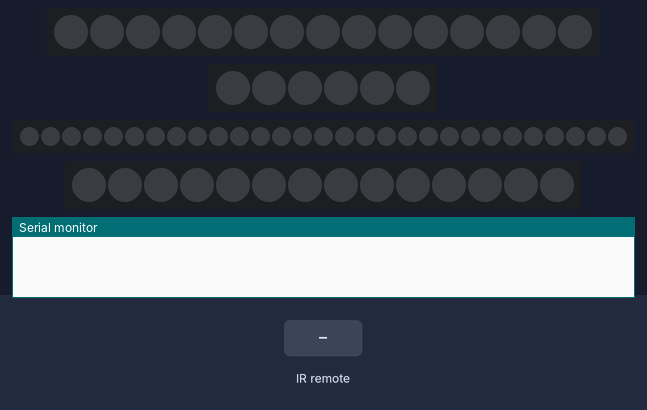
Bench run of a sketch on a simulated Arduino Uno, built with avr-gcc and run on an emulated ATmega328P. On the bench: 15 RGB LEDs in strip order, left to right, 6 RGB LEDs in strip order, left to right, 29 RGB LEDs in strip order, left to right, 14 RGB LEDs in strip order, left to right, the last lines printed to the serial monitor. The test bench sets the inputs (shaded band). Dim RGB values are drawn brighter than linear.

Above: at 1.2 s.
1.3 s: infrared code 0xFD08F7 received
At 1.45 s:
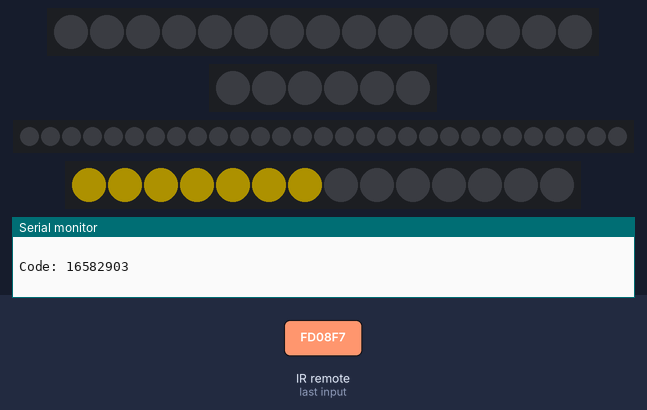
3.7 s: infrared code 0xFD48B7 received
At 4.1 s:
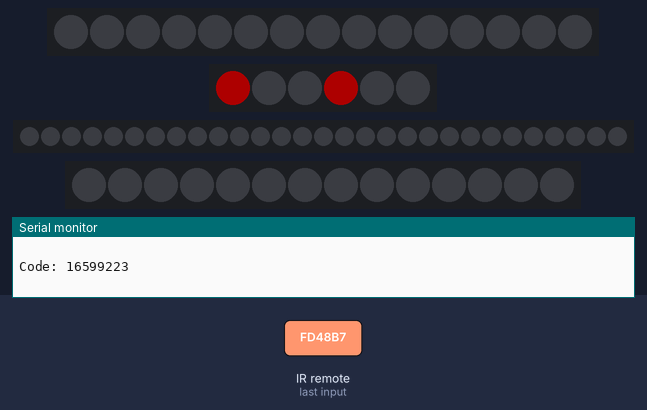
Timing chart, 0 to 12.7 s (numbered marks = the images above; inputs shaded):
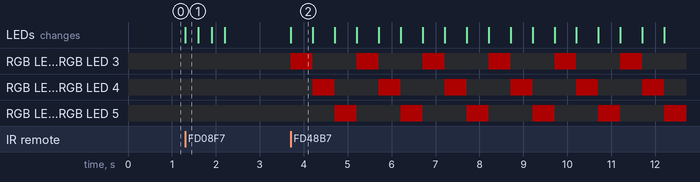

The sketch:

IRvest.ino
```cpp
#include <IRremote.h> //including infrared remote header file
#include <Adafruit_NeoPixel.h>

int RECV_PIN = 2; // the pin where you connect the output pin of IR sensor
IRrecv irrecv(RECV_PIN);
decode_results results;

#define ledPin4 3
#define ledCount4 14 //turning
Adafruit_NeoPixel strip4 (ledCount4, ledPin4, NEO_GRB + NEO_KHZ800);

#define ledPin2 4
#define ledCount2 6  //front
Adafruit_NeoPixel strip2 (ledCount2, ledPin2, NEO_GRB + NEO_KHZ800);

#define ledPin3 5
#define ledCount3 29  //heartbeat
Adafruit_NeoPixel strip3 (ledCount3, ledPin3, NEO_GRB + NEO_KHZ800);

#define ledPin1 6
#define ledCount1 15  //calorie
Adafruit_NeoPixel strip1 (ledCount1, ledPin1, NEO_GRB + NEO_KHZ800);


void setup() {
  Serial.begin(9600);
  irrecv.enableIRIn();

  strip1.begin();
  strip1.show();
  strip1.setBrightness(50);

  strip2.begin();
  strip2.show();
  strip2.setBrightness(50);

  strip3.begin();
  strip3.show();
  strip3.setBrightness(50);

  strip4.begin();
  strip4.show();
  strip4.setBrightness(50);

}

void loop() {
  if (irrecv.decode(&results)){
    int readResults = results.value;
    Serial.println(" ");
    Serial.print("Code: ");
    Serial.println(results.value);
    Serial.println(" ");

    //pin1
    if(results.value == 16582903){
      for (int i = 0; i < 2; i++) {
         strip4.fill(strip4.Color(255,215,0), 0, 7);
         strip4.show();
         delay(300);

         strip4.fill(strip4.Color(0,0,0),0, 7);
         strip4.show();
         delay(300);
      }
     }

    //pin off
//    if(results.value == 16580863){
//        strip1.fill(strip1.Color(0,0,0), 7, ledCount1);
//        strip1.show();
//      }

    //pin2
     if(results.value == 16615543){
        for (int i = 0; i < 2; i++) {
         strip4.fill(strip4.Color(255,215,0), 7, ledCount4);
         strip4.show();
         delay(300);

         strip4.fill(strip4.Color(0,0,0),7, ledCount4);
         strip4.show();
         delay(300);
      }
      }

     //pin3
     if(results.value == 16599223){
        theaterChase(strip2.Color(255,0,0), 500);
        strip2.show();

        theaterChase(strip3.Color(255,0,0), 500);
        strip3.show();
      }
    irrecv.resume();

   }

}

void theaterChase(uint32_t color, int wait) {
  for(int a=0; a<30; a++) {  // Repeat 30 times...
    for(int b=0; b<3; b++) { //  'b' counts from 0 to 2...
      strip2.clear();         //   Set all pixels in RAM to 0 (off)
      // 'c' counts up from 'b' to end of strip in steps of 3...
      for(int c=b; c<strip2.numPixels(); c += 3) {
        strip2.setPixelColor(c, color); // Set pixel 'c' to value 'color'
      }
      strip2.show(); // Update strip with new contents
      delay(wait);  // Pause for a moment
    }
  }
}

//void CalorieStrip(){
//  strip2.clear();
//  strip2.setPixelColor(14, strip1.Color(0, 255, 0));
//  strip2.setPixelColor(13, strip1.Color(0, 255, 0));
//  strip2.setPixelColor(12, strip1.Color(0, 255, 0));
//  strip2.setPixelColor(11, strip1.Color(128, 255, 0));
//  strip2.setPixelColor(10, strip1.Color(128, 255, 0));
//  strip2.setPixelColor(9, strip1.Color(128, 255, 0));
//  strip2.setPixelColor(8, strip1.Color(255, 255, 0));
//  strip2.setPixelColor(7, strip1.Color(255, 255, 0));
//  strip2.setPixelColor(6, strip1.Color(255, 255, 0));
//  strip2.setPixelColor(5, strip1.Color(255, 64, 0));
//  strip2.setPixelColor(4, strip1.Color(255, 64, 0));
//  strip2.setPixelColor(3, strip1.Color(255, 64, 0));
//  strip2.setPixelColor(2, strip1.Color(255, 0, 0));
//  strip2.setPixelColor(1, strip1.Color(255, 0, 0));
//  strip2.setPixelColor(0, strip1.Color(255, 0, 0));
//
//  if (abs(v) > 5){  //改变if中的值来使卡路里灯在合适的速度下才开始消失
//    moveTime = moveTime + 1;
//    if (moveTime > 50000){
//      moveTime = 50001;
//      strip2.setPixelColor(14, strip1.Color(0, 0, 0));
//      strip2.setPixelColor(13, strip1.Color(0, 0, 0));
//      strip2.setPixelColor(12, strip1.Color(0, 0, 0));
//      strip2.setPixelColor(11, strip1.Color(0, 0, 0));
//      strip2.setPixelColor(10, strip1.Color(0, 0, 0));
//      strip2.setPixelColor(9, strip1.Color(0, 0, 0));
//      strip2.setPixelColor(8, strip1.Color(0, 0, 0));
//      strip2.setPixelColor(7, strip1.Color(0, 0, 0));
//      strip2.setPixelColor(6, strip1.Color(0, 0, 0));
//      strip2.setPixelColor(5, strip1.Color(0, 0, 0));
//      strip2.setPixelColor(4, strip1.Color(0, 0, 0));
//      strip2.setPixelColor(3, strip1.Color(0, 0, 0));
//      strip2.setPixelColor(2, strip1.Color(0, 0, 0));
//      strip2.setPixelColor(1, strip1.Color(0, 0, 0));
//      strip2.setPixelColor(0, strip1.Color(0, 0, 0));
//    }else if (moveTime > 40000){
//      strip2.setPixelColor(14, strip1.Color(0, 255, 0));
//      strip2.setPixelColor(13, strip1.Color(0, 255, 0));
//      strip2.setPixelColor(12, strip1.Color(0, 255, 0));
//      strip2.setPixelColor(11, strip1.Color(0, 0, 0));
//      strip2.setPixelColor(10, strip1.Color(0, 0, 0));
//      strip2.setPixelColor(9, strip1.Color(0, 0, 0));
//      strip2.setPixelColor(8, strip1.Color(0, 0, 0));
//      strip2.setPixelColor(7, strip1.Color(0, 0, 0));
//      strip2.setPixelColor(6, strip1.Color(0, 0, 0));
//      strip2.setPixelColor(5, strip1.Color(0, 0, 0));
//      strip2.setPixelColor(4, strip1.Color(0, 0, 0));
//      strip2.setPixelColor(3, strip1.Color(0, 0, 0));
//      strip2.setPixelColor(2, strip1.Color(0, 0, 0));
//      strip2.setPixelColor(1, strip1.Color(0, 0, 0));
//      strip2.setPixelColor(0, strip1.Color(0, 0, 0));
//    }else if (moveTime > 30000){
//      strip2.setPixelColor(14, strip1.Color(0, 255, 0));
//      strip2.setPixelColor(13, strip1.Color(0, 255, 0));
//      strip2.setPixelColor(12, strip1.Color(0, 255, 0));
//      strip2.setPixelColor(11, strip1.Color(128, 255, 0));
//      strip2.setPixelColor(10, strip1.Color(128, 255, 0));
//      strip2.setPixelColor(9, strip1.Color(128, 255, 0));
//      strip2.setPixelColor(8, strip1.Color(0, 0, 0));
//      strip2.setPixelColor(7, strip1.Color(0, 0, 0));
//      strip2.setPixelColor(6, strip1.Color(0, 0, 0));
//      strip2.setPixelColor(5, strip1.Color(0, 0, 0));
//      strip2.setPixelColor(4, strip1.Color(0, 0, 0));
//      strip2.setPixelColor(3, strip1.Color(0, 0, 0));
//      strip2.setPixelColor(2, strip1.Color(0, 0, 0));
//      strip2.setPixelColor(1, strip1.Color(0, 0, 0));
//      strip2.setPixelColor(0, strip1.Color(0, 0, 0));
//    }else if (moveTime > 20000){
//      strip2.setPixelColor(14, strip1.Color(0, 255, 0));
//      strip2.setPixelColor(13, strip1.Color(0, 255, 0));
//      strip2.setPixelColor(12, strip1.Color(0, 255, 0));
//      strip2.setPixelColor(11, strip1.Color(128, 255, 0));
//      strip2.setPixelColor(10, strip1.Color(128, 255, 0));
//      strip2.setPixelColor(9, strip1.Color(128, 255, 0));
//      strip2.setPixelColor(8, strip1.Color(255, 255, 0));
//      strip2.setPixelColor(7, strip1.Color(255, 255, 0));
//      strip2.setPixelColor(6, strip1.Color(255, 255, 0));
//      strip2.setPixelColor(5, strip1.Color(0, 0, 0));
//      strip2.setPixelColor(4, strip1.Color(0, 0, 0));
//      strip2.setPixelColor(3, strip1.Color(0, 0, 0));
//      strip2.setPixelColor(2, strip1.Color(0, 0, 0));
//      strip2.setPixelColor(1, strip1.Color(0, 0, 0));
//      strip2.setPixelColor(0, strip1.Color(0, 0, 0));
//    }else if (moveTime > 10000){
//      strip2.setPixelColor(14, strip1.Color(0, 255, 0));
//      strip2.setPixelColor(13, strip1.Color(0, 255, 0));
//      strip2.setPixelColor(12, strip1.Color(0, 255, 0));
//      strip2.setPixelColor(11, strip1.Color(128, 255, 0));
//      strip2.setPixelColor(10, strip1.Color(128, 255, 0));
//      strip2.setPixelColor(9, strip1.Color(128, 255, 0));
//      strip2.setPixelColor(8, strip1.Color(255, 255, 0));
//      strip2.setPixelColor(7, strip1.Color(255, 255, 0));
//      strip2.setPixelColor(6, strip1.Color(255, 255, 0));
//      strip2.setPixelColor(5, strip1.Color(255, 64, 0));
//      strip2.setPixelColor(4, strip1.Color(255, 64, 0));
//      strip2.setPixelColor(3, strip1.Color(255, 64, 0));
//      strip2.setPixelColor(2, strip1.Color(0, 0, 0));
//      strip2.setPixelColor(1, strip1.Color(0, 0, 0));
//      strip2.setPixelColor(0, strip1.Color(0, 0, 0));
//    }else{
//      strip2.setPixelColor(14, strip1.Color(0, 255, 0));
//      strip2.setPixelColor(13, strip1.Color(0, 255, 0));
//      strip2.setPixelColor(12, strip1.Color(0, 255, 0));
//      strip2.setPixelColor(11, strip1.Color(128, 255, 0));
//      strip2.setPixelColor(10, strip1.Color(128, 255, 0));
//      strip2.setPixelColor(9, strip1.Color(128, 255, 0));
//      strip2.setPixelColor(8, strip1.Color(255, 255, 0));
//      strip2.setPixelColor(7, strip1.Color(255, 255, 0));
//      strip2.setPixelColor(6, strip1.Color(255, 255, 0));
//      strip2.setPixelColor(5, strip1.Color(255, 64, 0));
//      strip2.setPixelColor(4, strip1.Color(255, 64, 0));
//      strip2.setPixelColor(3, strip1.Color(255, 64, 0));
//      strip2.setPixelColor(2, strip1.Color(255, 0, 0));
//      strip2.setPixelColor(1, strip1.Color(255, 0, 0));
//      strip2.setPixelColor(0, strip1.Color(255, 0, 0));
//    }
//  }else{
//    moveTime = moveTime;
//    if (moveTime > 50000){
//      strip2.setPixelColor(14, strip1.Color(0, 0, 0));
//      strip2.setPixelColor(13, strip1.Color(0, 0, 0));
//      strip2.setPixelColor(12, strip1.Color(0, 0, 0));
//      strip2.setPixelColor(11, strip1.Color(0, 0, 0));
//      strip2.setPixelColor(10, strip1.Color(0, 0, 0));
//      strip2.setPixelColor(9, strip1.Color(0, 0, 0));
//      strip2.setPixelColor(8, strip1.Color(0, 0, 0));
//      strip2.setPixelColor(7, strip1.Color(0, 0, 0));
//      strip2.setPixelColor(6, strip1.Color(0, 0, 0));
//      strip2.setPixelColor(5, strip1.Color(0, 0, 0));
//      strip2.setPixelColor(4, strip1.Color(0, 0, 0));
//      strip2.setPixelColor(3, strip1.Color(0, 0, 0));
//      strip2.setPixelColor(2, strip1.Color(0, 0, 0));
//      strip2.setPixelColor(1, strip1.Color(0, 0, 0));
//      strip2.setPixelColor(0, strip1.Color(0, 0, 0));
//    }else if (moveTime > 40000){
//      strip2.setPixelColor(14, strip1.Color(0, 255, 0));
//      strip2.setPixelColor(13, strip1.Color(0, 255, 0));
//      strip2.setPixelColor(12, strip1.Color(0, 255, 0));
//      strip2.setPixelColor(11, strip1.Color(0, 0, 0));
//      strip2.setPixelColor(10, strip1.Color(0, 0, 0));
//      strip2.setPixelColor(9, strip1.Color(0, 0, 0));
//      strip2.setPixelColor(8, strip1.Color(0, 0, 0));
//      strip2.setPixelColor(7, strip1.Color(0, 0, 0));
//      strip2.setPixelColor(6, strip1.Color(0, 0, 0));
//      strip2.setPixelColor(5, strip1.Color(0, 0, 0));
//      strip2.setPixelColor(4, strip1.Color(0, 0, 0));
//      strip2.setPixelColor(3, strip1.Color(0, 0, 0));
//      strip2.setPixelColor(2, strip1.Color(0, 0, 0));
//      strip2.setPixelColor(1, strip1.Color(0, 0, 0));
//      strip2.setPixelColor(0, strip1.Color(0, 0, 0));
//    }else if (moveTime > 30000){
//      strip2.setPixelColor(14, strip1.Color(0, 255, 0));
//      strip2.setPixelColor(13, strip1.Color(0, 255, 0));
//      strip2.setPixelColor(12, strip1.Color(0, 255, 0));
//      strip2.setPixelColor(11, strip1.Color(128, 255, 0));
//      strip2.setPixelColor(10, strip1.Color(128, 255, 0));
//      strip2.setPixelColor(9, strip1.Color(128, 255, 0));
//      strip2.setPixelColor(8, strip1.Color(0, 0, 0));
//      strip2.setPixelColor(7, strip1.Color(0, 0, 0));
//      strip2.setPixelColor(6, strip1.Color(0, 0, 0));
//      strip2.setPixelColor(5, strip1.Color(0, 0, 0));
//      strip2.setPixelColor(4, strip1.Color(0, 0, 0));
//      strip2.setPixelColor(3, strip1.Color(0, 0, 0));
//      strip2.setPixelColor(2, strip1.Color(0, 0, 0));
//      strip2.setPixelColor(1, strip1.Color(0, 0, 0));
//      strip2.setPixelColor(0, strip1.Color(0, 0, 0));
//    }else if (moveTime > 20000){
//      strip2.setPixelColor(14, strip1.Color(0, 255, 0));
//      strip2.setPixelColor(13, strip1.Color(0, 255, 0));
//      strip2.setPixelColor(12, strip1.Color(0, 255, 0));
//      strip2.setPixelColor(11, strip1.Color(128, 255, 0));
//      strip2.setPixelColor(10, strip1.Color(128, 255, 0));
//      strip2.setPixelColor(9, strip1.Color(128, 255, 0));
//      strip2.setPixelColor(8, strip1.Color(255, 255, 0));
//      strip2.setPixelColor(7, strip1.Color(255, 255, 0));
//      strip2.setPixelColor(6, strip1.Color(255, 255, 0));
//      strip2.setPixelColor(5, strip1.Color(0, 0, 0));
//      strip2.setPixelColor(4, strip1.Color(0, 0, 0));
//      strip2.setPixelColor(3, strip1.Color(0, 0, 0));
//      strip2.setPixelColor(2, strip1.Color(0, 0, 0));
//      strip2.setPixelColor(1, strip1.Color(0, 0, 0));
//      strip2.setPixelColor(0, strip1.Color(0, 0, 0));
//    }else if (moveTime > 10000){
//      strip2.setPixelColor(14, strip1.Color(0, 255, 0));
//      strip2.setPixelColor(13, strip1.Color(0, 255, 0));
//      strip2.setPixelColor(12, strip1.Color(0, 255, 0));
//      strip2.setPixelColor(11, strip1.Color(128, 255, 0));
//      strip2.setPixelColor(10, strip1.Color(128, 255, 0));
//      strip2.setPixelColor(9, strip1.Color(128, 255, 0));
//      strip2.setPixelColor(8, strip1.Color(255, 255, 0));
//      strip2.setPixelColor(7, strip1.Color(255, 255, 0));
//      strip2.setPixelColor(6, strip1.Color(255, 255, 0));
//      strip2.setPixelColor(5, strip1.Color(255, 64, 0));
//      strip2.setPixelColor(4, strip1.Color(255, 64, 0));
//      strip2.setPixelColor(3, strip1.Color(255, 64, 0));
//      strip2.setPixelColor(2, strip1.Color(0, 0, 0));
//      strip2.setPixelColor(1, strip1.Color(0, 0, 0));
//      strip2.setPixelColor(0, strip1.Color(0, 0, 0));
//    }else{
//      strip2.setPixelColor(14, strip1.Color(0, 255, 0));
//      strip2.setPixelColor(13, strip1.Color(0, 255, 0));
//      strip2.setPixelColor(12, strip1.Color(0, 255, 0));
//      strip2.setPixelColor(11, strip1.Color(128, 255, 0));
//      strip2.setPixelColor(10, strip1.Color(128, 255, 0));
//      strip2.setPixelColor(9, strip1.Color(128, 255, 0));
//      strip2.setPixelColor(8, strip1.Color(255, 255, 0));
//      strip2.setPixelColor(7, strip1.Color(255, 255, 0));
//      strip2.setPixelColor(6, strip1.Color(255, 255, 0));
//      strip2.setPixelColor(5, strip1.Color(255, 64, 0));
//      strip2.setPixelColor(4, strip1.Color(255, 64, 0));
//      strip2.setPixelColor(3, strip1.Color(255, 64, 0));
//      strip2.setPixelColor(2, strip1.Color(255, 0, 0));
//      strip2.setPixelColor(1, strip1.Color(255, 0, 0));
//      strip2.setPixelColor(0, strip1.Color(255, 0, 0));
//    }
//  }
//  strip2.show();
//}
```

Measured:
- after the input at 1.3 s, the LEDs: change at once (image 1)
- after the input at 3.7 s, RGB LED 0, RGB LED 3: alternates RGB(50, 0, 0) for 0.50 s and off for 1.0 s, starting at once; RGB LED 1, RGB LED 4: alternates RGB(50, 0, 0) for 0.50 s and off for 1.0 s, starting after 0.50 s; RGB LED 2, RGB LED 5: alternates RGB(50, 0, 0) for 0.50 s and off for 1.0 s, starting after 1.0 s; the LEDs: change at once (image 2)
- what the display in image 2 shows lasts 0.5 s, from 3.7 s to 4.2 s
